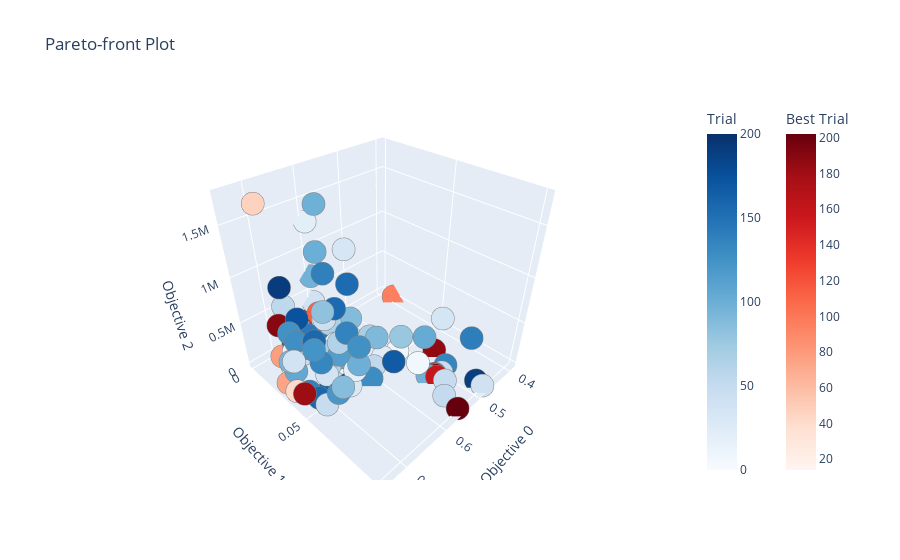

The notebook cell saved with this chart:
### Code cell
plot_pareto_front(study)

### Figure 1 — Plotly figure (JSON) as saved in the notebook; plotly's stock layout.template omitted (floating-point values rounded to 4 significant figures; data arrays with more than 128 entries replaced by an {"elided": "..."} marker saying what was removed)
{"data": [{"hovertemplate": "%{text}<extra>Trial</extra>", "marker": {"color": {"elided": "161 int values"}, "colorbar": {"title": {"text": "Trial"}}, "colorscale": [[0, "rgb(247,251,255)"], [0.125, "rgb(222,235,247)"], [0.25, "rgb(198,219,239)"], [0.375, "rgb(158,202,225)"], [0.5, "rgb(107,174,214)"], [0.625, "rgb(66,146,198)"], [0.75, "rgb(33,113,181)"], [0.875, "rgb(8,81,156)"], [1, "rgb(8,48,107)"]], "line": {"color": "Grey", "width": 0.5}}, "mode": "markers", "showlegend": false, "text": {"elided": "161 str values"}, "type": "scatter3d", "x": {"elided": "161 float values"}, "y": {"elided": "161 float values"}, "z": {"elided": "161 int values"}}, {"hovertemplate": "%{text}<extra>Best Trial</extra>", "marker": {"color": [14, 31, 41, 46, 57, 74, 77, 79, 83, 85, 95, 101, 102, 106, 108, 110, 112, 113, 118, 119, 122, 124, 130, 147, 151, 159, 161, 164, 168, 172, 181, 182, 183, 186, 187, 188, 190, 192, 194, 196, 201, 202], "colorbar": {"title": {"text": "Best Trial"}, "x": 1.1, "xpad": 40}, "colorscale": [[0, "rgb(255,245,240)"], [0.125, "rgb(254,224,210)"], [0.25, "rgb(252,187,161)"], [0.375, "rgb(252,146,114)"], [0.5, "rgb(251,106,74)"], [0.625, "rgb(239,59,44)"], [0.75, "rgb(203,24,29)"], [0.875, "rgb(165,15,21)"], [1, "rgb(103,0,13)"]], "line": {"color": "Grey", "width": 0.5}}, "mode": "markers", "showlegend": false, "text": ["{<br>  \"number\": 14,<br>  \"values\": [<br>    0.6733977779172682,<br>    0.021348314606741525,<br>    730.0<br>  ],<br>  \"params\": {<br>    \"pooling\": \"sum\",<br>    \"model\": \"GraphSAGE\",<br>    \"layers\": 2,<br>    \"hidden\": 56,<br>    \"dropout\": 0.3580313058948699,<br>    \"lr\": 0.0016670769747313794,<br>    \"weight_decay\": 3.395416199763484e-05<br>  }<br>}", "{<br>  \"number\": 31,<br>  \"values\": [<br>    0.7184483083296718,<br>    0.02568576988261878,<br>    184673.0<br>  ],<br>  \"params\": {<br>    \"pooling\": \"max\",<br>    \"model\": \"GraphSAGE\",<br>    \"layers\": 4,<br>    \"hidden\": 213,<br>    \"dropout\": 0.02272719657958644,<br>    \"lr\": 0.0011425832759197013,<br>    \"weight_decay\": 2.0197778619881213e-05<br>  }<br>}", "{<br>  \"number\": 41,<br>  \"values\": [<br>    0.7428629715648736,<br>    0.039159500345238796,<br>    112052.0<br>  ],<br>  \"params\": {<br>    \"pooling\": \"max\",<br>    \"model\": \"GCN\",<br>    \"layers\": 6,<br>    \"hidden\": 166,<br>    \"dropout\": 0.2206078770251621,<br>    \"lr\": 0.001734613470581729,<br>    \"weight_decay\": 1.5905348635357757e-05<br>  }<br>}", "{<br>  \"number\": 46,<br>  \"values\": [<br>    0.7220607620362813,<br>    0.01614148515472985,<br>    1742753.0<br>  ],<br>  \"params\": {<br>    \"pooling\": \"max\",<br>    \"model\": \"GraphSAGE\",<br>    \"layers\": 16,<br>    \"hidden\": 249,<br>    \"dropout\": 0.2845962344682601,<br>    \"lr\": 7.634057819436414e-05,<br>    \"weight_decay\": 0.00012072363549157465<br>  }<br>}", "{<br>  \"number\": 57,<br>  \"values\": [<br>    0.7302272299290691,<br>    0.029624631222145537,<br>    17675.0<br>  ],<br>  \"params\": {<br>    \"pooling\": \"max\",<br>    \"model\": \"GCN\",<br>    \"layers\": 3,<br>    \"hidden\": 129,<br>    \"dropout\": 0.2654577414345409,<br>    \"lr\": 0.003294253758174595,<br>    \"weight_decay\": 0.00012506763423016982<br>  }<br>}", "{<br>  \"number\": 74,<br>  \"values\": [<br>    0.7404494382022472,<br>    0.030337078651685445,<br>    92657.0<br>  ],<br>  \"params\": {<br>    \"pooling\": \"max\",<br>    \"model\": \"GCN\",<br>    \"layers\": 4,<br>    \"hidden\": 213,<br>    \"dropout\": 0.02272719657958644,<br>    \"lr\": 0.0032604733343728322,<br>    \"weight_decay\": 2.0197778619881213e-05<br>  }<br>}", "{<br>  \"number\": 77,<br>  \"values\": [<br>    0.7083265331743143,<br>    0.011697319691168218,<br>    97176.0<br>  ],<br>  \"params\": {<br>    \"pooling\": \"max\",<br>    \"model\": \"GraphSAGE\",<br>    \"layers\": 4,<br>    \"hidden\": 154,<br>    \"dropout\": 0.3795999504660035,<br>    \"lr\": 2.738779533532476e-05,<br>    \"weight_decay\": 0.0002272043107501238<br>  }<br>}", "{<br>  \"number\": 79,<br>  \"values\": [<br>    0.5206703910614525,<br>    0.07797376184796934,<br>    10.0<br>  ],<br>  \"params\": {<br>    \"pooling\": \"mean\",<br>    \"model\": \"GCN\",<br>    \"layers\": 1,<br>    \"hidden\": 39,<br>    \"dropout\": 0.3002540450582025,<br>    \"lr\": 5.873489980988648e-05,<br>    \"weight_decay\": 5.078840312172419e-05<br>  }<br>}", "{<br>  \"number\": 83,<br>  \"values\": [<br>    0.6679775280898876,<br>    0.01853932584269663,<br>    1416.0<br>  ],<br>  \"params\": {<br>    \"pooling\": \"max\",<br>    \"model\": \"GCN\",<br>    \"layers\": 2,<br>    \"hidden\": 202,<br>    \"dropout\": 0.3819502239076682,<br>    \"lr\": 0.0011198019846023182,<br>    \"weight_decay\": 0.00035663468540544387<br>  }<br>}", "{<br>  \"number\": 85,<br>  \"values\": [<br>    0.6442156801205197,<br>    0.017977528089887562,<br>    1640.0<br>  ],<br>  \"params\": {<br>    \"pooling\": \"sum\",<br>    \"model\": \"GraphSAGE\",<br>    \"layers\": 2,<br>    \"hidden\": 126,<br>    \"dropout\": 0.3819502239076682,<br>    \"lr\": 0.0011198019846023182,<br>    \"weight_decay\": 0.00035663468540544387<br>  }<br>}", "{<br>  \"number\": 95,<br>  \"values\": [<br>    0.39247065469838677,<br>    0.010900131818467163,<br>    18.0<br>  ],<br>  \"params\": {<br>    \"pooling\": \"max\",<br>    \"model\": \"GraphConv\",<br>    \"layers\": 1,<br>    \"hidden\": 86,<br>    \"dropout\": 0.17787971029667876,<br>    \"lr\": 1.8224477441264062e-05,<br>    \"weight_decay\": 0.00012506763423016982<br>  }<br>}", "{<br>  \"number\": 101,<br>  \"values\": [<br>    0.7155828259368526,<br>    0.02906597200426847,<br>    111969.0<br>  ],<br>  \"params\": {<br>    \"pooling\": \"max\",<br>    \"model\": \"GraphSAGE\",<br>    \"layers\": 10,<br>    \"hidden\": 83,<br>    \"dropout\": 0.40908038996910323,<br>    \"lr\": 0.00034854710630140853,<br>    \"weight_decay\": 5.611235223719251e-05<br>  }<br>}", "{<br>  \"number\": 102,<br>  \"values\": [<br>    0.5195530726256983,<br>    0.07685644341221518,<br>    14.0<br>  ],<br>  \"params\": {<br>    \"pooling\": \"sum\",<br>    \"model\": \"GAT\",<br>    \"layers\": 1,<br>    \"hidden\": 192,<br>    \"dropout\": 0.131368901811322,<br>    \"lr\": 5.873489980988648e-05,<br>    \"weight_decay\": 5.078840312172419e-05<br>  }<br>}", "{<br>  \"number\": 106,<br>  \"values\": [<br>    0.6672242797062331,<br>    0.018168978720733142,<br>    905.0<br>  ],<br>  \"params\": {<br>    \"pooling\": \"sum\",<br>    \"model\": \"GCN\",<br>    \"layers\": 2,<br>    \"hidden\": 129,<br>    \"dropout\": 0.3819502239076682,<br>    \"lr\": 0.0011198019846023182,<br>    \"weight_decay\": 0.00012506763423016982<br>  }<br>}", "{<br>  \"number\": 108,<br>  \"values\": [<br>    0.7164553386479191,<br>    0.035556462243424736,<br>    13621.0<br>  ],<br>  \"params\": {<br>    \"pooling\": \"max\",<br>    \"model\": \"GAT\",<br>    \"layers\": 12,<br>    \"hidden\": 35,<br>    \"dropout\": 0.042903132778255304,<br>    \"lr\": 0.0007752876778420954,<br>    \"weight_decay\": 1.2105016455680709e-05<br>  }<br>}", "{<br>  \"number\": 110,<br>  \"values\": [<br>    0.597752808988764,<br>    0.0022471910112359383,<br>    13461.0<br>  ],<br>  \"params\": {<br>    \"pooling\": \"max\",<br>    \"model\": \"GAT\",<br>    \"layers\": 10,<br>    \"hidden\": 39,<br>    \"dropout\": 0.3002540450582025,<br>    \"lr\": 5.873489980988648e-05,<br>    \"weight_decay\": 5.078840312172419e-05<br>  }<br>}", "{<br>  \"number\": 112,<br>  \"values\": [<br>    0.6069549934090765,<br>    0.009202184420312565,<br>    326225.0<br>  ],<br>  \"params\": {<br>    \"pooling\": \"sum\",<br>    \"model\": \"GCN\",<br>    \"layers\": 10,<br>    \"hidden\": 201,<br>    \"dropout\": 0.48696866703054204,<br>    \"lr\": 0.0033478597194746738,<br>    \"weight_decay\": 0.0002272043107501238<br>  }<br>}", "{<br>  \"number\": 113,<br>  \"values\": [<br>    0.6079342163078275,<br>    0.010181407319063474,<br>    429.0<br>  ],<br>  \"params\": {<br>    \"pooling\": \"max\",<br>    \"model\": \"GCN\",<br>    \"layers\": 2,<br>    \"hidden\": 61,<br>    \"dropout\": 0.2509732582508559,<br>    \"lr\": 0.00023324202179904693,<br>    \"weight_decay\": 0.0008780111821128803<br>  }<br>}", "{<br>  \"number\": 118,<br>  \"values\": [<br>    0.7318121900696755,<br>    0.033356349256167206,<br>    14575.0<br>  ],<br>  \"params\": {<br>    \"pooling\": \"max\",<br>    \"model\": \"GCN\",<br>    \"layers\": 6,<br>    \"hidden\": 59,<br>    \"dropout\": 0.2206078770251621,<br>    \"lr\": 0.001734613470581729,<br>    \"weight_decay\": 1.5905348635357757e-05<br>  }<br>}", "{<br>  \"number\": 119,<br>  \"values\": [<br>    0.4680873768125039,<br>    0.06449689285041746,<br>    18.0<br>  ],<br>  \"params\": {<br>    \"pooling\": \"sum\",<br>    \"model\": \"GraphSAGE\",<br>    \"layers\": 1,<br>    \"hidden\": 167,<br>    \"dropout\": 0.48696866703054204,<br>    \"lr\": 7.226706799175234e-05,<br>    \"weight_decay\": 3.395416199763484e-05<br>  }<br>}", "{<br>  \"number\": 122,<br>  \"values\": [<br>    0.6949438202247191,<br>    0.01067415730337079,<br>    1679.0<br>  ],<br>  \"params\": {<br>    \"pooling\": \"max\",<br>    \"model\": \"GraphSAGE\",<br>    \"layers\": 2,<br>    \"hidden\": 129,<br>    \"dropout\": 0.131368901811322,<br>    \"lr\": 0.00017668535167121447,<br>    \"weight_decay\": 2.0197778619881213e-05<br>  }<br>}", "{<br>  \"number\": 124,<br>  \"values\": [<br>    0.6870786516853933,<br>    0.028651685393258408,<br>    1126.0<br>  ],<br>  \"params\": {<br>    \"pooling\": \"max\",<br>    \"model\": \"GAT\",<br>    \"layers\": 3,<br>    \"hidden\": 28,<br>    \"dropout\": 0.3458995720950345,<br>    \"lr\": 0.004168547612134959,<br>    \"weight_decay\": 6.132673138916684e-05<br>  }<br>}", "{<br>  \"number\": 130,<br>  \"values\": [<br>    0.5201085933086436,<br>    0.07741196409516038,<br>    10.0<br>  ],<br>  \"params\": {<br>    \"pooling\": \"max\",<br>    \"model\": \"GCN\",<br>    \"layers\": 1,<br>    \"hidden\": 192,<br>    \"dropout\": 0.131368901811322,<br>    \"lr\": 2.9587595953952443e-05,<br>    \"weight_decay\": 5.078840312172419e-05<br>  }<br>}", "{<br>  \"number\": 147,<br>  \"values\": [<br>    0.6038164584771828,<br>    0.008310840499654748,<br>    135065.0<br>  ],<br>  \"params\": {<br>    \"pooling\": \"max\",<br>    \"model\": \"GCN\",<br>    \"layers\": 10,<br>    \"hidden\": 129,<br>    \"dropout\": 0.4042368849574701,<br>    \"lr\": 2.9587595953952443e-05,<br>    \"weight_decay\": 0.00012506763423016982<br>  }<br>}", "{<br>  \"number\": 151,<br>  \"values\": [<br>    0.6045728453957693,<br>    0.009067227418241175,<br>    43357.0<br>  ],<br>  \"params\": {<br>    \"pooling\": \"max\",<br>    \"model\": \"GCN\",<br>    \"layers\": 4,<br>    \"hidden\": 145,<br>    \"dropout\": 0.2509732582508559,<br>    \"lr\": 2.738779533532476e-05,<br>    \"weight_decay\": 7.537409796948517e-05<br>  }<br>}", "{<br>  \"number\": 159,<br>  \"values\": [<br>    0.5217877094972068,<br>    0.07909108028372352,<br>    10.0<br>  ],<br>  \"params\": {<br>    \"pooling\": \"sum\",<br>    \"model\": \"GCN\",<br>    \"layers\": 1,<br>    \"hidden\": 192,<br>    \"dropout\": 0.31295010933780354,<br>    \"lr\": 5.873489980988648e-05,<br>    \"weight_decay\": 1.7394443022885548e-05<br>  }<br>}", "{<br>  \"number\": 161,<br>  \"values\": [<br>    0.5201085933086436,<br>    0.07741196409516038,<br>    10.0<br>  ],<br>  \"params\": {<br>    \"pooling\": \"max\",<br>    \"model\": \"GCN\",<br>    \"layers\": 1,<br>    \"hidden\": 39,<br>    \"dropout\": 0.3002540450582025,<br>    \"lr\": 5.873489980988648e-05,<br>    \"weight_decay\": 6.132673138916684e-05<br>  }<br>}", "{<br>  \"number\": 164,<br>  \"values\": [<br>    0.6417770384784383,<br>    0.017773523319314533,<br>    366.0<br>  ],<br>  \"params\": {<br>    \"pooling\": \"max\",<br>    \"model\": \"GraphConv\",<br>    \"layers\": 2,<br>    \"hidden\": 28,<br>    \"dropout\": 0.131368901811322,<br>    \"lr\": 0.004168547612134959,<br>    \"weight_decay\": 1.2105016455680709e-05<br>  }<br>}", "{<br>  \"number\": 168,<br>  \"values\": [<br>    0.5201085933086436,<br>    0.07741196409516038,<br>    10.0<br>  ],<br>  \"params\": {<br>    \"pooling\": \"max\",<br>    \"model\": \"GCN\",<br>    \"layers\": 1,<br>    \"hidden\": 39,<br>    \"dropout\": 0.3002540450582025,<br>    \"lr\": 5.873489980988648e-05,<br>    \"weight_decay\": 9.073779469165414e-05<br>  }<br>}", "{<br>  \"number\": 172,<br>  \"values\": [<br>    0.5195530726256983,<br>    0.07685644341221518,<br>    14.0<br>  ],<br>  \"params\": {<br>    \"pooling\": \"sum\",<br>    \"model\": \"GAT\",<br>    \"layers\": 1,<br>    \"hidden\": 192,<br>    \"dropout\": 0.018497273560558913,<br>    \"lr\": 5.873489980988648e-05,<br>    \"weight_decay\": 5.078840312172419e-05<br>  }<br>}", "{<br>  \"number\": 181,<br>  \"values\": [<br>    0.6971753185612957,<br>    0.044761785198669246,<br>    1493.0<br>  ],<br>  \"params\": {<br>    \"pooling\": \"max\",<br>    \"model\": \"GCN\",<br>    \"layers\": 2,<br>    \"hidden\": 213,<br>    \"dropout\": 0.131368901811322,<br>    \"lr\": 0.0032604733343728322,<br>    \"weight_decay\": 2.0197778619881213e-05<br>  }<br>}", "{<br>  \"number\": 182,<br>  \"values\": [<br>    0.7429979285669448,<br>    0.04606741573033707,<br>    174127.0<br>  ],<br>  \"params\": {<br>    \"pooling\": \"max\",<br>    \"model\": \"GCN\",<br>    \"layers\": 13,<br>    \"hidden\": 125,<br>    \"dropout\": 0.2509732582508559,<br>    \"lr\": 0.00023324202179904693,<br>    \"weight_decay\": 7.537409796948517e-05<br>  }<br>}", "{<br>  \"number\": 183,<br>  \"values\": [<br>    0.5206703910614525,<br>    0.07797376184796934,<br>    10.0<br>  ],<br>  \"params\": {<br>    \"pooling\": \"sum\",<br>    \"model\": \"GCN\",<br>    \"layers\": 1,<br>    \"hidden\": 192,<br>    \"dropout\": 0.35527846175211264,<br>    \"lr\": 2.9587595953952443e-05,<br>    \"weight_decay\": 5.078840312172419e-05<br>  }<br>}", "{<br>  \"number\": 186,<br>  \"values\": [<br>    0.4680873768125039,<br>    0.06449689285041746,<br>    18.0<br>  ],<br>  \"params\": {<br>    \"pooling\": \"sum\",<br>    \"model\": \"GraphConv\",<br>    \"layers\": 1,<br>    \"hidden\": 192,<br>    \"dropout\": 0.10483994013594095,<br>    \"lr\": 5.873489980988648e-05,<br>    \"weight_decay\": 5.078840312172419e-05<br>  }<br>}", "{<br>  \"number\": 187,<br>  \"values\": [<br>    0.5206703910614525,<br>    0.07797376184796934,<br>    10.0<br>  ],<br>  \"params\": {<br>    \"pooling\": \"sum\",<br>    \"model\": \"GCN\",<br>    \"layers\": 1,<br>    \"hidden\": 61,<br>    \"dropout\": 0.17787971029667876,<br>    \"lr\": 3.694441008497883e-05,<br>    \"weight_decay\": 0.0005016334056776034<br>  }<br>}", "{<br>  \"number\": 188,<br>  \"values\": [<br>    0.5978595191764484,<br>    0.0023539011989203162,<br>    248746.0<br>  ],<br>  \"params\": {<br>    \"pooling\": \"mean\",<br>    \"model\": \"GCN\",<br>    \"layers\": 6,<br>    \"hidden\": 248,<br>    \"dropout\": 0.48696866703054204,<br>    \"lr\": 1.8501167813053236e-05,<br>    \"weight_decay\": 1.5905348635357757e-05<br>  }<br>}", "{<br>  \"number\": 190,<br>  \"values\": [<br>    0.716019082292386,<br>    0.01714267779800388,<br>    561623.0<br>  ],<br>  \"params\": {<br>    \"pooling\": \"max\",<br>    \"model\": \"GraphSAGE\",<br>    \"layers\": 12,<br>    \"hidden\": 167,<br>    \"dropout\": 0.35527846175211264,<br>    \"lr\": 3.694441008497883e-05,<br>    \"weight_decay\": 0.0005016334056776034<br>  }<br>}", "{<br>  \"number\": 192,<br>  \"values\": [<br>    0.5961835415228172,<br>    0.0006779235452890053,<br>    6909.0<br>  ],<br>  \"params\": {<br>    \"pooling\": \"max\",<br>    \"model\": \"GAT\",<br>    \"layers\": 6,<br>    \"hidden\": 39,<br>    \"dropout\": 0.09668686736156418,<br>    \"lr\": 3.694441008497883e-05,<br>    \"weight_decay\": 0.0005016334056776034<br>  }<br>}", "{<br>  \"number\": 194,<br>  \"values\": [<br>    0.5206703910614525,<br>    0.07797376184796934,<br>    10.0<br>  ],<br>  \"params\": {<br>    \"pooling\": \"mean\",<br>    \"model\": \"GCN\",<br>    \"layers\": 1,<br>    \"hidden\": 39,<br>    \"dropout\": 0.3002540450582025,<br>    \"lr\": 5.873489980988648e-05,<br>    \"weight_decay\": 9.745284724391313e-05<br>  }<br>}", "{<br>  \"number\": 196,<br>  \"values\": [<br>    0.5195530726256983,<br>    0.07685644341221518,<br>    14.0<br>  ],<br>  \"params\": {<br>    \"pooling\": \"sum\",<br>    \"model\": \"GAT\",<br>    \"layers\": 1,<br>    \"hidden\": 106,<br>    \"dropout\": 0.3002540450582025,<br>    \"lr\": 5.873489980988648e-05,<br>    \"weight_decay\": 1.2987399618484287e-05<br>  }<br>}", "{<br>  \"number\": 201,<br>  \"values\": [<br>    0.7084269662921348,<br>    0.021910112359550593,<br>    91041.0<br>  ],<br>  \"params\": {<br>    \"pooling\": \"max\",<br>    \"model\": \"GraphSAGE\",<br>    \"layers\": 4,<br>    \"hidden\": 149,<br>    \"dropout\": 0.3819502239076682,<br>    \"lr\": 2.738779533532476e-05,<br>    \"weight_decay\": 0.0002272043107501238<br>  }<br>}", "{<br>  \"number\": 202,<br>  \"values\": [<br>    0.55561797752809,<br>    0.10056179775280905,<br>    10.0<br>  ],<br>  \"params\": {<br>    \"pooling\": \"max\",<br>    \"model\": \"GCN\",<br>    \"layers\": 1,<br>    \"hidden\": 192,<br>    \"dropout\": 0.13717884523254487,<br>    \"lr\": 0.0019759026310723696,<br>    \"weight_decay\": 5.078840312172419e-05<br>  }<br>}"], "type": "scatter3d", "x": [0.6734, 0.7184, 0.7429, 0.7221, 0.7302, 0.7404, 0.7083, 0.5207, 0.668, 0.6442, 0.3925, 0.7156, 0.5196, 0.6672, 0.7165, 0.5978, 0.607, 0.6079, 0.7318, 0.4681, 0.6949, 0.6871, 0.5201, 0.6038, 0.6046, 0.5218, 0.5201, 0.6418, 0.5201, 0.5196, 0.6972, 0.743, 0.5207, 0.4681, 0.5207, 0.5979, 0.716, 0.5962, 0.5207, 0.5196, 0.7084, 0.5556], "y": [0.02135, 0.02569, 0.03916, 0.01614, 0.02962, 0.03034, 0.0117, 0.07797, 0.01854, 0.01798, 0.0109, 0.02907, 0.07686, 0.01817, 0.03556, 0.002247, 0.009202, 0.01018, 0.03336, 0.0645, 0.01067, 0.02865, 0.07741, 0.008311, 0.009067, 0.07909, 0.07741, 0.01777, 0.07741, 0.07686, 0.04476, 0.04607, 0.07797, 0.0645, 0.07797, 0.002354, 0.01714, 0.0006779, 0.07797, 0.07686, 0.02191, 0.1006], "z": [730, 184673, 112052, 1742753, 17675, 92657, 97176, 10, 1416, 1640, 18, 111969, 14, 905, 13621, 13461, 326225, 429, 14575, 18, 1679, 1126, 10, 135065, 43357, 10, 10, 366, 10, 14, 1493, 174127, 10, 18, 10, 248746, 561623, 6909, 10, 14, 91041, 10]}], "layout": {"scene": {"xaxis": {"title": {"text": "Objective 0"}}, "yaxis": {"title": {"text": "Objective 1"}}, "zaxis": {"title": {"text": "Objective 2"}}}, "title": {"text": "Pareto-front Plot"}}}
